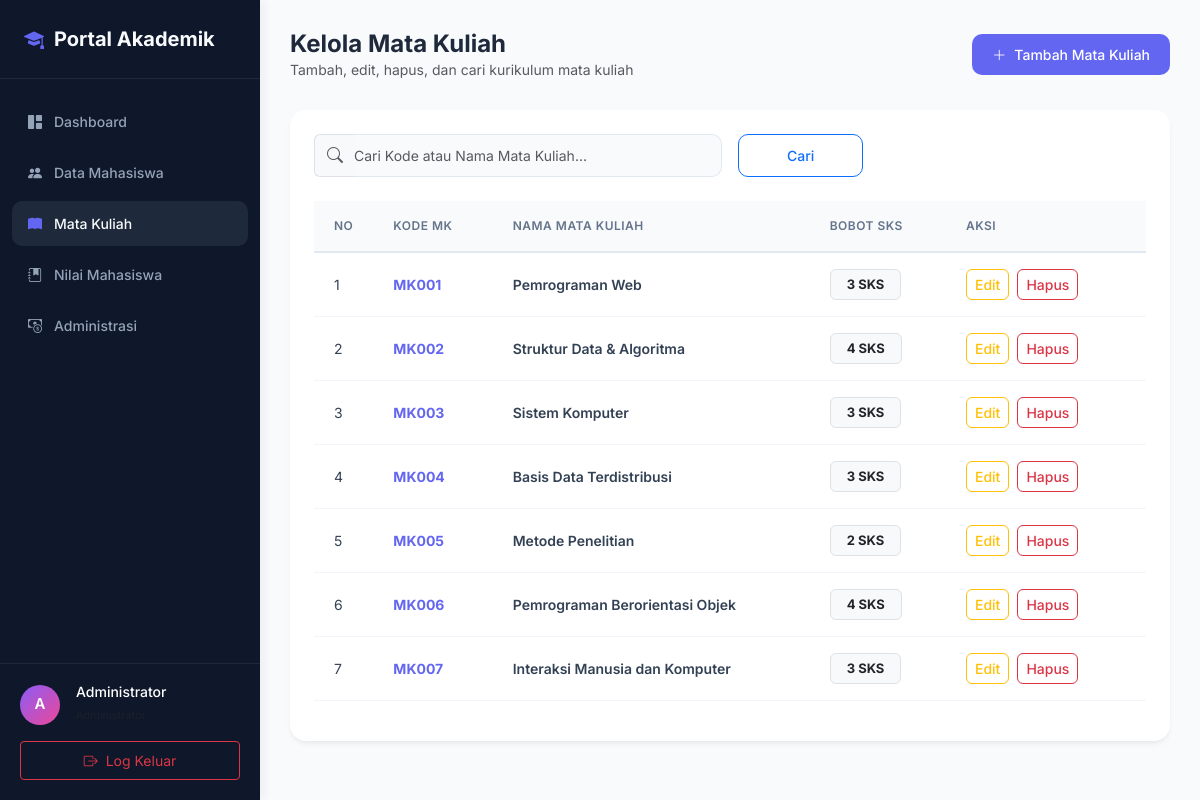
Screenshot of /mata-kuliah/index.php (signed in) with the database file from the repository.
### tables this page shows
CREATE TABLE mata_kuliah (
    id INT AUTO_INCREMENT PRIMARY KEY,
    kode_mk VARCHAR(15) UNIQUE NOT NULL,
    nama_mk VARCHAR(100) NOT NULL,
    sks INT NOT NULL
);

### mata-kuliah/index.php (the view, shortened to what this page needs)
<?php
include '../config/koneksi.php';
$admin_nama = $_SESSION['nama'] ?? 'Administrator';
$cari = isset($_GET['cari']) ? trim($_GET['cari']) : '';
$where_sql = '';
$params = [];
$types = '';
$query = "SELECT * FROM mata_kuliah" . $where_sql . " ORDER BY kode_mk ASC";
if (count($params) > 0) {
    $stmt = mysqli_prepare($koneksi, $query);
    mysqli_stmt_bind_param($stmt, $types, ...$params);
    mysqli_stmt_execute($stmt);
    $q = mysqli_stmt_get_result($stmt);
} else {
    $q = mysqli_query($koneksi, $query);
}
?>
<!DOCTYPE html>
<html lang="id">
<head>
    <link href="https://cdn.jsdelivr.net/npm/bootstrap@5.3.3/dist/css/bootstrap.min.css" rel="stylesheet">
    <link rel="stylesheet" href="https://cdn.jsdelivr.net/npm/bootstrap-icons@1.11.3/font/bootstrap-icons.min.css">
</head>
<body>
<div class="sidebar" id="sidebar">
    <div class="sidebar-brand">
        <i class="bi bi-mortarboard-fill"></i>
        <span>Portal Akademik</span>
    </div>
    <ul class="sidebar-menu">
        <li class="sidebar-menu-item">
            <a href="../dashboard.php" class="sidebar-link">
                <i class="bi bi-grid-1x2-fill"></i>
                <span>Dashboard</span>
            </a>
        </li>
        <li class="sidebar-menu-item">
            <a href="../mahasiswa/index.php" class="sidebar-link">
                <i class="bi bi-people-fill"></i>
                <span>Data Mahasiswa</span>
            </a>
        </li>
        <li class="sidebar-menu-item">
            <a href="index.php" class="sidebar-link active">
                <i class="bi bi-book-fill"></i>
                <span>Mata Kuliah</span>
            </a>
        </li>
        <li class="sidebar-menu-item">
            <a href="../nilai/index.php" class="sidebar-link">
                <i class="bi bi-journal-bookmark-fill"></i>
                <span>Nilai Mahasiswa</span>
            </a>
        </li>
        <li class="sidebar-menu-item">
            <a href="../administrasi/index.php" class="sidebar-link">
                <i class="bi bi-cash-coin"></i>
                <span>Administrasi</span>
            </a>
        </li>
    </ul>
    <div class="sidebar-footer">
        <div class="d-flex align-items-center gap-3 mb-3 text-white">
            <div class="avatar-initial">
                <?= strtoupper(substr($admin_nama, 0, 1)) ?>
            </div>
            <div>
                <h6 class="mb-0 text-truncate" style="max-width: 140px; font-size: 14px;"><?= htmlspecialchars($admin_nama) ?></h6>
                <small class="text-muted" style="font-size: 11px;">Administrator</small>
            </div>
        </div>
        <a href="../logout.php" class="btn btn-outline-danger btn-sm w-100 py-2 d-flex align-items-center justify-content-center gap-2">
            <i class="bi bi-box-arrow-right"></i>
            <span>Log Keluar</span>
        </a>
    </div>
</div>
<div class="main-content">
    <div class="topbar">
        <div>
            <h3 class="page-title">Kelola Mata Kuliah</h3>
            <p class="text-muted mb-0" style="font-size: 14px;">Tambah, edit, hapus, dan cari kurikulum mata kuliah</p>
        </div>
        <div class="card-header-actions d-flex gap-2">
            <a href="tambah.php" class="btn btn-custom btn-primary-custom">
                <i class="bi bi-plus-lg"></i>
                <span>Tambah Mata Kuliah</span>
            </a>
        </div>
    </div>
    <div class="table-card">
        <form method="get" action="" class="mb-4">
            <div class="row g-3">
                <div class="col-md-6">
                    <div class="input-group">
                        <span class="input-group-text bg-light border-end-0 text-muted"><i class="bi bi-search"></i></span>
                        <input type="text" class="form-control border-start-0 ps-0" name="cari" placeholder="Cari Kode atau Nama Mata Kuliah..." value="<?= htmlspecialchars($cari) ?>">
                    </div>
                </div>
                <div class="col-md-2 d-flex gap-2">
                    <button type="submit" class="btn btn-outline-primary w-100 btn-custom justify-content-center" style="border-radius:10px;">Cari</button>
                </div>
            </div>
        </form>
        <div class="table-responsive">
            <table class="table table-custom">
                <thead>
                    <tr>
                        <th style="width: 50px;">No</th>
                        <th>Kode MK</th>
                        <th>Nama Mata Kuliah</th>
                        <th>Bobot SKS</th>
                        <th style="width: 200px;">Aksi</th>
                    </tr>
                </thead>
                <tbody>
                    <?php if (mysqli_num_rows($q) == 0): ?>
                        <tr>
                            <td colspan="5" class="text-center text-muted py-5">
                                <i class="bi bi-inbox-fill d-block mb-2" style="font-size: 32px;"></i>
                                Tidak ada data mata kuliah ditemukan.
                            </td>
                        </tr>
                    <?php else: ?>
                        <?php
                        $no = 1;
                        while ($d = mysqli_fetch_assoc($q)):
                        ?>
                            <tr>
                                <td><?= $no++ ?></td>
                                <td class="fw-bold" style="color: var(--primary-color);"><?= htmlspecialchars($d['kode_mk']) ?></td>
                                <td class="fw-semibold"><?= htmlspecialchars($d['nama_mk']) ?></td>
                                <td><span class="badge bg-light text-dark border px-3 py-2" style="font-size: 13px;"><?= htmlspecialchars($d['sks']) ?> SKS</span></td>
                                <td>
                                    <div class="d-flex gap-2">
                                        <a class="btn btn-outline-warning btn-sm" style="border-radius: 6px; font-weight: 500;" href="edit.php?id=<?= $d['id'] ?>">Edit</a>
                                        <a class="btn btn-outline-danger btn-sm"
                                           style="border-radius: 6px; font-weight: 500;"
                                           onclick="return confirm('Apakah Anda yakin ingin menghapus mata kuliah <?= addslashes($d['nama_mk']) ?>? Semua nilai terkait mata kuliah ini juga akan ikut terhapus.')"
                                           href="hapus.php?id=<?= $d['id'] ?>">
                                            Hapus
                                        </a>
                                    </div>
                                </td>
                            </tr>
                        <?php endwhile; ?>
                    <?php endif; ?>
                </tbody>
            </table>
        </div>
    </div>
</div>
</body>
</html>

### mata-kuliah/index.php (style rules this page uses)
:root { --sidebar-width: 260px; --primary-color: #6366f1; --primary-hover: #4f46e5; --bg-body: #f8fafc; --card-shadow: 0 4px 6px -1px rgba(0, 0, 0, 0.05), 0 2px 4px -2px rgba(0, 0, 0, 0.05); --transition-speed: 0.3s; }
body { font-family: 'Inter', sans-serif; background-color: var(--bg-body); overflow-x: hidden; }
.sidebar { width: var(--sidebar-width); height: 100vh; position: fixed; top: 0; left: 0; background-color: #0f172a; color: #94a3b8; z-index: 100; transition: all var(--transition-speed) ease; box-shadow: 4px 0 10px rgba(0,0,0,0.05); }
.sidebar-brand { padding: 24px; font-size: 20px; font-weight: 700; color: #f8fafc; border-bottom: 1px solid #1e293b; display: flex; align-items: center; gap: 10px; }
.sidebar-brand i { color: var(--primary-color); }
.sidebar-menu { padding: 20px 12px; list-style: none; margin: 0; }
.sidebar-menu-item { margin-bottom: 6px; }
.sidebar-link { display: flex; align-items: center; gap: 12px; padding: 12px 16px; color: #94a3b8; text-decoration: none; border-radius: 10px; font-weight: 500; font-size: 14px; transition: all 0.2s ease; }
.sidebar-link:hover, .sidebar-link.active { background-color: #1e293b; color: #f8fafc; }
.sidebar-link.active i { color: var(--primary-color); }
.sidebar-footer { position: absolute; bottom: 0; width: 100%; padding: 20px; border-top: 1px solid #1e293b; }
.main-content { margin-left: var(--sidebar-width); min-height: 100vh; transition: all var(--transition-speed) ease; padding: 30px; }
.topbar { display: flex; justify-content: space-between; align-items: center; margin-bottom: 30px; }
.page-title { font-size: 24px; font-weight: 700; color: #1e293b; margin-bottom: 0; }
.table-card { background-color: white; border: none; border-radius: 16px; padding: 24px; box-shadow: var(--card-shadow); }
.form-control { background-color: #f8fafc; border: 1px solid #e2e8f0; color: #1e293b; border-radius: 10px; padding: 10px 16px; font-size: 14px; transition: all 0.3s ease; }
.table > :not(caption) > * > * { padding: 16px 20px; vertical-align: middle; }
.table-custom th { font-size: 12px; font-weight: 600; text-transform: uppercase; letter-spacing: 0.5px; color: #64748b; background-color: #f8fafc; border-bottom: 2px solid #e2e8f0; }
.table-custom td { font-size: 14px; color: #334155; border-bottom: 1px solid #f1f5f9; }
.btn-custom { border-radius: 10px; padding: 10px 20px; font-weight: 500; font-size: 14px; display: flex; align-items: center; gap: 8px; transition: all 0.2s ease; }
.btn-primary-custom { background-color: var(--primary-color); border: none; color: white; }
.avatar-initial { width: 40px; height: 40px; background: linear-gradient(135deg, #8b5cf6 0%, #ec4899 100%); color: white; border-radius: 50%; display: flex; align-items: center; justify-content: center; font-weight: 600; font-size: 15px; }

### rows the page displays
mata_kuliah: kode_mk "MK001", nama_mk "Pemrograman Web", sks "3"
mata_kuliah: kode_mk "MK002", nama_mk "Struktur Data & Algoritma", sks "4"
mata_kuliah: kode_mk "MK003", nama_mk "Sistem Komputer", sks "3"
mata_kuliah: kode_mk "MK004", nama_mk "Basis Data Terdistribusi", sks "3"
mata_kuliah: kode_mk "MK005", nama_mk "Metode Penelitian", sks "2"
mata_kuliah: kode_mk "MK006", nama_mk "Pemrograman Berorientasi Objek", sks "4"
mata_kuliah: kode_mk "MK007", nama_mk "Interaksi Manusia dan Komputer", sks "3"

### other values shown
substr($admin_nama, 0, 1) "A"
$admin_nama "Administrator"
